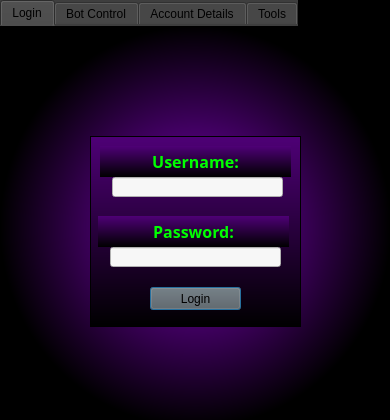
<?xml version="1.0" encoding="UTF-8"?>
<ui version="4.0">
 <author>r0ot_</author>
 <class>Dialog</class>
 <widget class="QDialog" name="Dialog">
  <property name="geometry">
   <rect>
    <x>0</x>
    <y>0</y>
    <width>390</width>
    <height>420</height>
   </rect>
  </property>
  <property name="minimumSize">
   <size>
    <width>382</width>
    <height>372</height>
   </size>
  </property>
  <property name="maximumSize">
   <size>
    <width>390</width>
    <height>420</height>
   </size>
  </property>
  <property name="windowTitle">
   <string>Arx Control Center</string>
  </property>
  <property name="styleSheet">
   <string notr="true">background-color: rgb(0, 0, 0);</string>
  </property>
  <widget class="QTabWidget" name="tabWidget">
   <property name="enabled">
    <bool>true</bool>
   </property>
   <property name="geometry">
    <rect>
     <x>0</x>
     <y>0</y>
     <width>391</width>
     <height>421</height>
    </rect>
   </property>
   <property name="styleSheet">
    <string notr="true">color: rgb(0, 0, 0);
background-color: rgb(62, 62, 62);
border-bottom-color: rgb(0, 0, 0);</string>
   </property>
   <property name="currentIndex">
    <number>0</number>
   </property>
   <widget class="QWidget" name="tab_3">
    <attribute name="title">
     <string>Login</string>
    </attribute>
    <widget class="QFrame" name="frame_4">
     <property name="geometry">
      <rect>
       <x>0</x>
       <y>0</y>
       <width>391</width>
       <height>401</height>
      </rect>
     </property>
     <property name="styleSheet">
      <string notr="true">background-color: qradialgradient(spread:pad, cx:0.5, cy:0.5, radius:0.5, fx:0.5, fy:0.5, stop:0 rgba(127, 0, 191, 255), stop:1 rgba(0, 0, 0, 255));</string>
     </property>
     <property name="frameShape">
      <enum>QFrame::StyledPanel</enum>
     </property>
     <property name="frameShadow">
      <enum>QFrame::Raised</enum>
     </property>
     <widget class="QFrame" name="frame_5">
      <property name="geometry">
       <rect>
        <x>90</x>
        <y>110</y>
        <width>211</width>
        <height>191</height>
       </rect>
      </property>
      <property name="styleSheet">
       <string notr="true">background-color: qlineargradient(spread:reflect, x1:1, y1:0, x2:1, y2:1, stop:0 rgba(78, 0, 118, 255), stop:1 rgba(0, 0, 0, 255));</string>
      </property>
      <property name="frameShape">
       <enum>QFrame::StyledPanel</enum>
      </property>
      <property name="frameShadow">
       <enum>QFrame::Raised</enum>
      </property>
      <widget class="QLabel" name="label_3">
       <property name="geometry">
        <rect>
         <x>10</x>
         <y>10</y>
         <width>191</width>
         <height>31</height>
        </rect>
       </property>
       <property name="font">
        <font>
         <family>Moire</family>
         <pointsize>12</pointsize>
         <weight>75</weight>
         <bold>true</bold>
        </font>
       </property>
       <property name="styleSheet">
        <string notr="true">color: rgb(0, 255, 0);</string>
       </property>
       <property name="text">
        <string>Username:</string>
       </property>
       <property name="alignment">
        <set>Qt::AlignCenter</set>
       </property>
      </widget>
      <widget class="QLineEdit" name="pwBox">
       <property name="geometry">
        <rect>
         <x>20</x>
         <y>111</y>
         <width>171</width>
         <height>20</height>
        </rect>
       </property>
       <property name="styleSheet">
        <string notr="true">background-color: rgb(247, 247, 247);</string>
       </property>
      </widget>
      <widget class="QPushButton" name="loginButton">
       <property name="geometry">
        <rect>
         <x>60</x>
         <y>151</y>
         <width>91</width>
         <height>23</height>
        </rect>
       </property>
       <property name="styleSheet">
        <string notr="true">background-color: rgb(93, 93, 93);</string>
       </property>
       <property name="text">
        <string>Login</string>
       </property>
      </widget>
      <widget class="QLineEdit" name="userBox">
       <property name="geometry">
        <rect>
         <x>22</x>
         <y>41</y>
         <width>171</width>
         <height>20</height>
        </rect>
       </property>
       <property name="styleSheet">
        <string notr="true">background-color: rgb(247, 247, 247);</string>
       </property>
      </widget>
      <widget class="QLabel" name="label_4">
       <property name="geometry">
        <rect>
         <x>8</x>
         <y>80</y>
         <width>191</width>
         <height>31</height>
        </rect>
       </property>
       <property name="font">
        <font>
         <family>Moire</family>
         <pointsize>12</pointsize>
         <weight>75</weight>
         <bold>true</bold>
        </font>
       </property>
       <property name="styleSheet">
        <string notr="true">color: rgb(0, 255, 0);</string>
       </property>
       <property name="text">
        <string>Password:</string>
       </property>
       <property name="alignment">
        <set>Qt::AlignCenter</set>
       </property>
      </widget>
     </widget>
    </widget>
   </widget>
   <widget class="QWidget" name="tab">
    <attribute name="title">
     <string>Bot Control</string>
    </attribute>
    <widget class="QWidget" name="widget" native="true">
     <property name="geometry">
      <rect>
       <x>0</x>
       <y>0</y>
       <width>391</width>
       <height>401</height>
      </rect>
     </property>
     <property name="styleSheet">
      <string notr="true">background-color: qlineargradient(spread:pad, x1:0, y1:0, x2:1, y2:1, stop:0 rgba(0, 0, 0, 255), stop:0.166 rgba(70, 70, 70, 255), stop:0.333 rgba(0, 0, 0, 255), stop:0.488636 rgba(70, 70, 70, 255), stop:0.666 rgba(0, 0, 0, 255), stop:0.833 rgba(70, 70, 70, 255), stop:1 rgba(0, 0, 0, 255));</string>
     </property>
     <widget class="QPushButton" name="exitButton_2">
      <property name="geometry">
       <rect>
        <x>310</x>
        <y>340</y>
        <width>51</width>
        <height>23</height>
       </rect>
      </property>
      <property name="styleSheet">
       <string notr="true">background-color: rgb(93, 93, 93);</string>
      </property>
      <property name="text">
       <string>Go</string>
      </property>
     </widget>
     <widget class="QLabel" name="label">
      <property name="geometry">
       <rect>
        <x>40</x>
        <y>10</y>
        <width>311</width>
        <height>21</height>
       </rect>
      </property>
      <property name="font">
       <font>
        <family>Century Gothic</family>
        <pointsize>14</pointsize>
        <weight>75</weight>
        <bold>true</bold>
       </font>
      </property>
      <property name="styleSheet">
       <string notr="true">color: rgb(0, 255, 0);
background-color: rgba(255, 255, 255, 0);</string>
      </property>
      <property name="midLineWidth">
       <number>-1</number>
      </property>
      <property name="text">
       <string>ArXBot Control Center</string>
      </property>
      <property name="alignment">
       <set>Qt::AlignCenter</set>
      </property>
     </widget>
     <widget class="QComboBox" name="comboBox">
      <property name="geometry">
       <rect>
        <x>220</x>
        <y>340</y>
        <width>81</width>
        <height>22</height>
       </rect>
      </property>
      <property name="focusPolicy">
       <enum>Qt::WheelFocus</enum>
      </property>
      <property name="acceptDrops">
       <bool>false</bool>
      </property>
      <property name="autoFillBackground">
       <bool>false</bool>
      </property>
      <property name="styleSheet">
       <string notr="true">color: rgb(0, 255, 0);
background-color: a(0);</string>
      </property>
      <item>
       <property name="text">
        <string>(Tasks)</string>
       </property>
      </item>
      <item>
       <property name="text">
        <string>Update List</string>
       </property>
      </item>
      <item>
       <property name="text">
        <string>DDOS</string>
       </property>
      </item>
      <item>
       <property name="text">
        <string>SynFlood</string>
       </property>
      </item>
      <item>
       <property name="text">
        <string>SlowLoris</string>
       </property>
      </item>
      <item>
       <property name="text">
        <string>Stop</string>
       </property>
      </item>
      <item>
       <property name="text">
        <string>Get</string>
       </property>
      </item>
      <item>
       <property name="text">
        <string>Update Bot</string>
       </property>
      </item>
      <item>
       <property name="text">
        <string>Run</string>
       </property>
      </item>
      <item>
       <property name="text">
        <string>Vaccinate</string>
       </property>
      </item>
     </widget>
     <widget class="QLineEdit" name="lineEdit">
      <property name="geometry">
       <rect>
        <x>20</x>
        <y>50</y>
        <width>351</width>
        <height>20</height>
       </rect>
      </property>
      <property name="font">
       <font>
        <pointsize>10</pointsize>
        <weight>75</weight>
        <bold>true</bold>
       </font>
      </property>
      <property name="styleSheet">
       <string notr="true">color: rgb(0, 255, 0);
background-color: rgb(70, 70, 70);</string>
      </property>
      <property name="text">
       <string>                Bots                                      Task</string>
      </property>
      <property name="readOnly">
       <bool>true</bool>
      </property>
     </widget>
     <widget class="Line" name="line">
      <property name="geometry">
       <rect>
        <x>180</x>
        <y>80</y>
        <width>21</width>
        <height>221</height>
       </rect>
      </property>
      <property name="autoFillBackground">
       <bool>false</bool>
      </property>
      <property name="styleSheet">
       <string notr="true">background-color: rgba(255, 255, 255, 0);
gridline-color: rgb(0, 255, 0);
border-color: rgb(0, 255, 0);
color: rgb(0, 255, 0);</string>
      </property>
      <property name="frameShadow">
       <enum>QFrame::Sunken</enum>
      </property>
      <property name="orientation">
       <enum>Qt::Vertical</enum>
      </property>
     </widget>
     <widget class="QLabel" name="output">
      <property name="geometry">
       <rect>
        <x>20</x>
        <y>370</y>
        <width>341</width>
        <height>16</height>
       </rect>
      </property>
      <property name="font">
       <font>
        <family>Consolas</family>
        <pointsize>12</pointsize>
        <weight>75</weight>
        <bold>true</bold>
       </font>
      </property>
      <property name="styleSheet">
       <string notr="true">color: rgb(0, 255, 0);
background-color: rgba(255, 255, 255, 0);</string>
      </property>
      <property name="text">
       <string> </string>
      </property>
     </widget>
     <widget class="QLabel" name="label_2">
      <property name="geometry">
       <rect>
        <x>30</x>
        <y>320</y>
        <width>71</width>
        <height>16</height>
       </rect>
      </property>
      <property name="styleSheet">
       <string notr="true">color: rgb(0, 255, 0);
background-color: rgba(255, 255, 255, 0);</string>
      </property>
      <property name="text">
       <string>Arguments:</string>
      </property>
     </widget>
     <widget class="QListWidget" name="list">
      <property name="geometry">
       <rect>
        <x>20</x>
        <y>70</y>
        <width>351</width>
        <height>241</height>
       </rect>
      </property>
      <property name="styleSheet">
       <string notr="true">background-color: qradialgradient(spread:pad, cx:0.5, cy:0.5, radius:0.5, fx:0.5, fy:0.5, stop:0 rgba(70, 70, 70, 255), stop:1 rgba(0, 0, 0, 255));
color: rgb(0, 255, 0);</string>
      </property>
     </widget>
     <widget class="QLineEdit" name="argsBox">
      <property name="geometry">
       <rect>
        <x>20</x>
        <y>340</y>
        <width>191</width>
        <height>21</height>
       </rect>
      </property>
      <property name="styleSheet">
       <string notr="true">background-color: rgb(222, 222, 222);</string>
      </property>
      <property name="text">
       <string/>
      </property>
     </widget>
     <widget class="Line" name="line_2">
      <property name="geometry">
       <rect>
        <x>180</x>
        <y>50</y>
        <width>20</width>
        <height>16</height>
       </rect>
      </property>
      <property name="autoFillBackground">
       <bool>false</bool>
      </property>
      <property name="styleSheet">
       <string notr="true">background-color: rgba(255, 255, 255, 0);
gridline-color: rgb(0, 255, 0);
border-color: rgb(0, 255, 0);
color: rgb(0, 255, 0);</string>
      </property>
      <property name="frameShadow">
       <enum>QFrame::Sunken</enum>
      </property>
      <property name="orientation">
       <enum>Qt::Vertical</enum>
      </property>
     </widget>
     <zorder>exitButton_2</zorder>
     <zorder>label</zorder>
     <zorder>comboBox</zorder>
     <zorder>lineEdit</zorder>
     <zorder>output</zorder>
     <zorder>label_2</zorder>
     <zorder>list</zorder>
     <zorder>argsBox</zorder>
     <zorder>line_2</zorder>
     <zorder>line</zorder>
    </widget>
   </widget>
   <widget class="QWidget" name="tab_2">
    <attribute name="title">
     <string>Account Details</string>
    </attribute>
    <widget class="QWidget" name="widget_2" native="true">
     <property name="geometry">
      <rect>
       <x>0</x>
       <y>0</y>
       <width>391</width>
       <height>401</height>
      </rect>
     </property>
     <property name="styleSheet">
      <string notr="true">background-color: qlineargradient(spread:pad, x1:0, y1:0, x2:1, y2:1, stop:0 rgba(0, 0, 0, 255), stop:0.166 rgba(70, 70, 70, 255), stop:0.333 rgba(0, 0, 0, 255), stop:0.488636 rgba(70, 70, 70, 255), stop:0.666 rgba(0, 0, 0, 255), stop:0.833 rgba(70, 70, 70, 255), stop:1 rgba(0, 0, 0, 255));</string>
     </property>
     <widget class="QLabel" name="detailsOutput">
      <property name="geometry">
       <rect>
        <x>30</x>
        <y>220</y>
        <width>341</width>
        <height>16</height>
       </rect>
      </property>
      <property name="font">
       <font>
        <family>Consolas</family>
        <pointsize>12</pointsize>
        <weight>75</weight>
        <bold>true</bold>
       </font>
      </property>
      <property name="styleSheet">
       <string notr="true">background-color: rgba(255, 255, 255, 0);
color: rgb(0, 255, 0);</string>
      </property>
      <property name="text">
       <string> </string>
      </property>
     </widget>
     <widget class="QFrame" name="frame">
      <property name="enabled">
       <bool>false</bool>
      </property>
      <property name="geometry">
       <rect>
        <x>20</x>
        <y>20</y>
        <width>171</width>
        <height>191</height>
       </rect>
      </property>
      <property name="styleSheet">
       <string notr="true">background-color: qradialgradient(spread:pad, cx:0.5, cy:0.5, radius:0.5, fx:0.5, fy:0.5, stop:0 rgba(70, 70, 70, 255), stop:1 rgba(0, 0, 0, 255));</string>
      </property>
      <property name="frameShape">
       <enum>QFrame::WinPanel</enum>
      </property>
      <property name="frameShadow">
       <enum>QFrame::Sunken</enum>
      </property>
      <widget class="QLabel" name="label_5">
       <property name="geometry">
        <rect>
         <x>70</x>
         <y>60</y>
         <width>71</width>
         <height>21</height>
        </rect>
       </property>
       <property name="font">
        <font>
         <family>Century Gothic</family>
         <pointsize>14</pointsize>
         <weight>75</weight>
         <bold>true</bold>
        </font>
       </property>
       <property name="styleSheet">
        <string notr="true">background-color: rgba(255, 255, 255, 0);
color: rgb(0, 255, 0);</string>
       </property>
       <property name="text">
        <string>THIS</string>
       </property>
      </widget>
      <widget class="QLabel" name="label_6">
       <property name="geometry">
        <rect>
         <x>50</x>
         <y>120</y>
         <width>81</width>
         <height>21</height>
        </rect>
       </property>
       <property name="font">
        <font>
         <family>Century Gothic</family>
         <pointsize>14</pointsize>
         <weight>75</weight>
         <bold>true</bold>
        </font>
       </property>
       <property name="styleSheet">
        <string notr="true">background-color: rgba(255, 255, 255, 0);
color: rgb(0, 255, 0);</string>
       </property>
       <property name="text">
        <string>FEATURE</string>
       </property>
      </widget>
     </widget>
     <widget class="QFrame" name="frame_3">
      <property name="enabled">
       <bool>false</bool>
      </property>
      <property name="geometry">
       <rect>
        <x>20</x>
        <y>240</y>
        <width>341</width>
        <height>131</height>
       </rect>
      </property>
      <property name="styleSheet">
       <string notr="true">background-color: qradialgradient(spread:pad, cx:0.5, cy:0.5, radius:0.5, fx:0.5, fy:0.5, stop:0 rgba(70, 70, 70, 255), stop:1 rgba(0, 0, 0, 255));</string>
      </property>
      <property name="frameShape">
       <enum>QFrame::WinPanel</enum>
      </property>
      <property name="frameShadow">
       <enum>QFrame::Sunken</enum>
      </property>
      <widget class="QLabel" name="label_7">
       <property name="geometry">
        <rect>
         <x>100</x>
         <y>50</y>
         <width>151</width>
         <height>21</height>
        </rect>
       </property>
       <property name="font">
        <font>
         <family>Century Gothic</family>
         <pointsize>14</pointsize>
         <weight>75</weight>
         <bold>true</bold>
        </font>
       </property>
       <property name="styleSheet">
        <string notr="true">background-color: rgba(255, 255, 255, 0);
color: rgb(0, 255, 0);</string>
       </property>
       <property name="text">
        <string>COMING SOON</string>
       </property>
      </widget>
     </widget>
     <widget class="QFrame" name="frame_2">
      <property name="enabled">
       <bool>true</bool>
      </property>
      <property name="geometry">
       <rect>
        <x>200</x>
        <y>20</y>
        <width>161</width>
        <height>191</height>
       </rect>
      </property>
      <property name="styleSheet">
       <string notr="true">background-color: qradialgradient(spread:pad, cx:0.5, cy:0.5, radius:0.5, fx:0.5, fy:0.5, stop:0 rgba(70, 70, 70, 255), stop:1 rgba(0, 0, 0, 255));</string>
      </property>
      <property name="frameShape">
       <enum>QFrame::WinPanel</enum>
      </property>
      <property name="frameShadow">
       <enum>QFrame::Sunken</enum>
      </property>
      <widget class="QLabel" name="output_5">
       <property name="geometry">
        <rect>
         <x>10</x>
         <y>50</y>
         <width>41</width>
         <height>16</height>
        </rect>
       </property>
       <property name="font">
        <font>
         <family>Consolas</family>
         <pointsize>12</pointsize>
         <weight>75</weight>
         <bold>true</bold>
        </font>
       </property>
       <property name="styleSheet">
        <string notr="true">color: rgb(0, 255, 0);
background-color: rgba(255, 255, 255, 0);</string>
       </property>
       <property name="text">
        <string>OLD:</string>
       </property>
      </widget>
      <widget class="QLineEdit" name="oldPW">
       <property name="geometry">
        <rect>
         <x>50</x>
         <y>50</y>
         <width>101</width>
         <height>20</height>
        </rect>
       </property>
       <property name="styleSheet">
        <string notr="true">background-color: rgb(221, 221, 221);</string>
       </property>
      </widget>
      <widget class="QLabel" name="output_6">
       <property name="geometry">
        <rect>
         <x>10</x>
         <y>10</y>
         <width>141</width>
         <height>16</height>
        </rect>
       </property>
       <property name="font">
        <font>
         <family>Consolas</family>
         <pointsize>11</pointsize>
         <weight>75</weight>
         <bold>true</bold>
         <underline>true</underline>
        </font>
       </property>
       <property name="styleSheet">
        <string notr="true">color: rgb(0, 255, 0);
background-color: rgba(255, 255, 255, 0);</string>
       </property>
       <property name="text">
        <string>PASSWORD CHANGER</string>
       </property>
       <property name="alignment">
        <set>Qt::AlignCenter</set>
       </property>
      </widget>
      <widget class="QLineEdit" name="newPW">
       <property name="geometry">
        <rect>
         <x>50</x>
         <y>80</y>
         <width>101</width>
         <height>20</height>
        </rect>
       </property>
       <property name="styleSheet">
        <string notr="true">background-color: rgb(221, 221, 221);</string>
       </property>
      </widget>
      <widget class="QLabel" name="output_7">
       <property name="geometry">
        <rect>
         <x>10</x>
         <y>80</y>
         <width>41</width>
         <height>16</height>
        </rect>
       </property>
       <property name="font">
        <font>
         <family>Consolas</family>
         <pointsize>12</pointsize>
         <weight>75</weight>
         <bold>true</bold>
        </font>
       </property>
       <property name="styleSheet">
        <string notr="true">color: rgb(0, 255, 0);
background-color: rgba(255, 255, 255, 0);</string>
       </property>
       <property name="text">
        <string>NEW:</string>
       </property>
      </widget>
      <widget class="QLineEdit" name="confirmNewPW">
       <property name="geometry">
        <rect>
         <x>50</x>
         <y>110</y>
         <width>101</width>
         <height>20</height>
        </rect>
       </property>
       <property name="styleSheet">
        <string notr="true">background-color: rgb(221, 221, 221);</string>
       </property>
      </widget>
      <widget class="QLabel" name="output_8">
       <property name="geometry">
        <rect>
         <x>10</x>
         <y>110</y>
         <width>41</width>
         <height>16</height>
        </rect>
       </property>
       <property name="font">
        <font>
         <family>Consolas</family>
         <pointsize>12</pointsize>
         <weight>75</weight>
         <bold>true</bold>
        </font>
       </property>
       <property name="styleSheet">
        <string notr="true">color: rgb(0, 255, 0);
background-color: rgba(255, 255, 255, 0);</string>
       </property>
       <property name="text">
        <string>NEW:</string>
       </property>
      </widget>
      <widget class="QPushButton" name="pushButton">
       <property name="geometry">
        <rect>
         <x>40</x>
         <y>150</y>
         <width>75</width>
         <height>23</height>
        </rect>
       </property>
       <property name="font">
        <font>
         <weight>75</weight>
         <bold>true</bold>
        </font>
       </property>
       <property name="styleSheet">
        <string notr="true">background-color: rgb(0, 0, 0);
color: rgb(0, 255, 0);</string>
       </property>
       <property name="text">
        <string>Change</string>
       </property>
      </widget>
     </widget>
    </widget>
   </widget>
   <widget class="QWidget" name="tab_4">
    <attribute name="title">
     <string>Tools</string>
    </attribute>
    <widget class="QWidget" name="widget_3" native="true">
     <property name="geometry">
      <rect>
       <x>0</x>
       <y>0</y>
       <width>391</width>
       <height>401</height>
      </rect>
     </property>
     <property name="styleSheet">
      <string notr="true">background-color: qlineargradient(spread:pad, x1:0, y1:0, x2:1, y2:1, stop:0 rgba(0, 0, 0, 255), stop:0.166 rgba(70, 70, 70, 255), stop:0.333 rgba(0, 0, 0, 255), stop:0.488636 rgba(70, 70, 70, 255), stop:0.666 rgba(0, 0, 0, 255), stop:0.833 rgba(70, 70, 70, 255), stop:1 rgba(0, 0, 0, 255));</string>
     </property>
     <widget class="QGroupBox" name="groupBox_2">
      <property name="geometry">
       <rect>
        <x>10</x>
        <y>140</y>
        <width>371</width>
        <height>111</height>
       </rect>
      </property>
      <property name="font">
       <font>
        <family>Consolas</family>
        <pointsize>10</pointsize>
       </font>
      </property>
      <property name="styleSheet">
       <string notr="true">background-color: rgba(255, 255, 255, 0);
color: rgb(0, 255, 0);</string>
      </property>
      <property name="title">
       <string>URL Checker</string>
      </property>
      <widget class="QLabel" name="output_4">
       <property name="geometry">
        <rect>
         <x>20</x>
         <y>20</y>
         <width>41</width>
         <height>16</height>
        </rect>
       </property>
       <property name="font">
        <font>
         <family>Consolas</family>
         <pointsize>12</pointsize>
         <weight>75</weight>
         <bold>true</bold>
        </font>
       </property>
       <property name="styleSheet">
        <string notr="true">color: rgb(0, 255, 0);</string>
       </property>
       <property name="text">
        <string>URL:</string>
       </property>
      </widget>
      <widget class="QLineEdit" name="URLBox">
       <property name="geometry">
        <rect>
         <x>142</x>
         <y>20</y>
         <width>191</width>
         <height>20</height>
        </rect>
       </property>
       <property name="styleSheet">
        <string notr="true">background-color: rgb(222, 222, 222);
color: rgb(0, 0, 0);</string>
       </property>
      </widget>
      <widget class="QPushButton" name="checkButton">
       <property name="geometry">
        <rect>
         <x>250</x>
         <y>50</y>
         <width>81</width>
         <height>23</height>
        </rect>
       </property>
       <property name="styleSheet">
        <string notr="true">background-color: rgb(0, 0, 0);
color: rgb(0, 255, 0);</string>
       </property>
       <property name="text">
        <string>Check</string>
       </property>
      </widget>
      <widget class="QLabel" name="outputURLChecker">
       <property name="geometry">
        <rect>
         <x>10</x>
         <y>80</y>
         <width>321</width>
         <height>16</height>
        </rect>
       </property>
       <property name="font">
        <font>
         <family>Consolas</family>
         <pointsize>11</pointsize>
         <italic>true</italic>
        </font>
       </property>
       <property name="styleSheet">
        <string notr="true">color: rgb(0, 255, 0);</string>
       </property>
       <property name="text">
        <string>Waiting for URL to check.</string>
       </property>
       <property name="alignment">
        <set>Qt::AlignCenter</set>
       </property>
      </widget>
     </widget>
     <widget class="QGroupBox" name="groupBox">
      <property name="geometry">
       <rect>
        <x>10</x>
        <y>10</y>
        <width>371</width>
        <height>121</height>
       </rect>
      </property>
      <property name="font">
       <font>
        <family>Consolas</family>
        <pointsize>10</pointsize>
       </font>
      </property>
      <property name="styleSheet">
       <string notr="true">background-color: rgba(255, 255, 255, 0);
color: rgb(0, 255, 0);</string>
      </property>
      <property name="title">
       <string>Bot Builder</string>
      </property>
      <widget class="QLabel" name="output_2">
       <property name="geometry">
        <rect>
         <x>20</x>
         <y>20</y>
         <width>41</width>
         <height>16</height>
        </rect>
       </property>
       <property name="font">
        <font>
         <family>Consolas</family>
         <pointsize>12</pointsize>
         <weight>75</weight>
         <bold>true</bold>
        </font>
       </property>
       <property name="styleSheet">
        <string notr="true">color: rgb(0, 255, 0);</string>
       </property>
       <property name="text">
        <string>IP:</string>
       </property>
      </widget>
      <widget class="QLabel" name="output_3">
       <property name="geometry">
        <rect>
         <x>20</x>
         <y>50</y>
         <width>61</width>
         <height>16</height>
        </rect>
       </property>
       <property name="font">
        <font>
         <family>Consolas</family>
         <pointsize>12</pointsize>
         <weight>75</weight>
         <bold>true</bold>
        </font>
       </property>
       <property name="styleSheet">
        <string notr="true">color: rgb(0, 255, 0);</string>
       </property>
       <property name="text">
        <string>Mutex:</string>
       </property>
      </widget>
      <widget class="QLineEdit" name="ipBox">
       <property name="geometry">
        <rect>
         <x>140</x>
         <y>20</y>
         <width>191</width>
         <height>20</height>
        </rect>
       </property>
       <property name="styleSheet">
        <string notr="true">background-color: rgb(222, 222, 222);
color: rgb(0, 0, 0);</string>
       </property>
      </widget>
      <widget class="QLineEdit" name="mutexBox">
       <property name="geometry">
        <rect>
         <x>140</x>
         <y>50</y>
         <width>191</width>
         <height>20</height>
        </rect>
       </property>
       <property name="styleSheet">
        <string notr="true">background-color: rgb(222, 222, 222);
color: rgb(0, 0, 0);</string>
       </property>
       <property name="readOnly">
        <bool>true</bool>
       </property>
      </widget>
      <widget class="QPushButton" name="ranMutexButton">
       <property name="geometry">
        <rect>
         <x>140</x>
         <y>80</y>
         <width>91</width>
         <height>23</height>
        </rect>
       </property>
       <property name="styleSheet">
        <string notr="true">background-color: rgb(0, 0, 0);
color: rgb(0, 255, 0);</string>
       </property>
       <property name="text">
        <string>Random Mutex</string>
       </property>
      </widget>
      <widget class="QPushButton" name="buildButton">
       <property name="geometry">
        <rect>
         <x>250</x>
         <y>80</y>
         <width>81</width>
         <height>23</height>
        </rect>
       </property>
       <property name="styleSheet">
        <string notr="true">background-color: rgb(0, 0, 0);
color: rgb(0, 255, 0);</string>
       </property>
       <property name="text">
        <string>Build</string>
       </property>
      </widget>
     </widget>
    </widget>
   </widget>
  </widget>
 </widget>
 <tabstops>
  <tabstop>userBox</tabstop>
  <tabstop>pwBox</tabstop>
  <tabstop>loginButton</tabstop>
  <tabstop>tabWidget</tabstop>
  <tabstop>list</tabstop>
  <tabstop>argsBox</tabstop>
 </tabstops>
 <resources/>
 <connections>
  <connection>
   <sender>loginButton</sender>
   <signal>clicked()</signal>
   <receiver>Dialog</receiver>
   <slot>sLogin()</slot>
   <hints>
    <hint type="sourcelabel">
     <x>196</x>
     <y>292</y>
    </hint>
    <hint type="destinationlabel">
     <x>50</x>
     <y>416</y>
    </hint>
   </hints>
  </connection>
  <connection>
   <sender>pwBox</sender>
   <signal>returnPressed()</signal>
   <receiver>loginButton</receiver>
   <slot>click()</slot>
   <hints>
    <hint type="sourcelabel">
     <x>249</x>
     <y>256</y>
    </hint>
    <hint type="destinationlabel">
     <x>224</x>
     <y>293</y>
    </hint>
   </hints>
  </connection>
  <connection>
   <sender>pwBox</sender>
   <signal>returnPressed()</signal>
   <receiver>loginButton</receiver>
   <slot>animateClick()</slot>
   <hints>
    <hint type="sourcelabel">
     <x>143</x>
     <y>257</y>
    </hint>
    <hint type="destinationlabel">
     <x>160</x>
     <y>290</y>
    </hint>
   </hints>
  </connection>
  <connection>
   <sender>exitButton_2</sender>
   <signal>clicked()</signal>
   <receiver>Dialog</receiver>
   <slot>sGo()</slot>
   <hints>
    <hint type="sourcelabel">
     <x>350</x>
     <y>367</y>
    </hint>
    <hint type="destinationlabel">
     <x>386</x>
     <y>416</y>
    </hint>
   </hints>
  </connection>
  <connection>
   <sender>buildButton</sender>
   <signal>clicked()</signal>
   <receiver>Dialog</receiver>
   <slot>sBuild()</slot>
   <hints>
    <hint type="sourcelabel">
     <x>316</x>
     <y>133</y>
    </hint>
    <hint type="destinationlabel">
     <x>386</x>
     <y>102</y>
    </hint>
   </hints>
  </connection>
  <connection>
   <sender>ranMutexButton</sender>
   <signal>clicked()</signal>
   <receiver>Dialog</receiver>
   <slot>sRanMutex()</slot>
   <hints>
    <hint type="sourcelabel">
     <x>210</x>
     <y>133</y>
    </hint>
    <hint type="destinationlabel">
     <x>385</x>
     <y>170</y>
    </hint>
   </hints>
  </connection>
  <connection>
   <sender>checkButton</sender>
   <signal>clicked()</signal>
   <receiver>Dialog</receiver>
   <slot>sCheckURL()</slot>
   <hints>
    <hint type="sourcelabel">
     <x>310</x>
     <y>233</y>
    </hint>
    <hint type="destinationlabel">
     <x>387</x>
     <y>235</y>
    </hint>
   </hints>
  </connection>
  <connection>
   <sender>argsBox</sender>
   <signal>returnPressed()</signal>
   <receiver>exitButton_2</receiver>
   <slot>click()</slot>
   <hints>
    <hint type="sourcelabel">
     <x>186</x>
     <y>366</y>
    </hint>
    <hint type="destinationlabel">
     <x>330</x>
     <y>362</y>
    </hint>
   </hints>
  </connection>
  <connection>
   <sender>pushButton</sender>
   <signal>clicked()</signal>
   <receiver>Dialog</receiver>
   <slot>sNewPW()</slot>
   <hints>
    <hint type="sourcelabel">
     <x>280</x>
     <y>202</y>
    </hint>
    <hint type="destinationlabel">
     <x>385</x>
     <y>12</y>
    </hint>
   </hints>
  </connection>
  <connection>
   <sender>confirmNewPW</sender>
   <signal>returnPressed()</signal>
   <receiver>pushButton</receiver>
   <slot>click()</slot>
   <hints>
    <hint type="sourcelabel">
     <x>325</x>
     <y>163</y>
    </hint>
    <hint type="destinationlabel">
     <x>308</x>
     <y>198</y>
    </hint>
   </hints>
  </connection>
  <connection>
   <sender>pwBox</sender>
   <signal>textChanged(QString)</signal>
   <receiver>Dialog</receiver>
   <slot>sHidePW1()</slot>
   <hints>
    <hint type="sourcelabel">
     <x>121</x>
     <y>250</y>
    </hint>
    <hint type="destinationlabel">
     <x>5</x>
     <y>198</y>
    </hint>
   </hints>
  </connection>
  <connection>
   <sender>URLBox</sender>
   <signal>returnPressed()</signal>
   <receiver>checkButton</receiver>
   <slot>click()</slot>
   <hints>
    <hint type="sourcelabel">
     <x>216</x>
     <y>192</y>
    </hint>
    <hint type="destinationlabel">
     <x>271</x>
     <y>219</y>
    </hint>
   </hints>
  </connection>
 </connections>
 <slots>
  <slot>sDDOS()</slot>
  <slot>sSYNFLOOD()</slot>
  <slot>sGET()</slot>
  <slot>sListUpdate()</slot>
  <slot>sBotUpdate()</slot>
  <slot>sRun()</slot>
  <slot>sVaccinate()</slot>
  <slot>sInfo()</slot>
  <slot>sLogin()</slot>
  <slot>sClose()</slot>
  <slot>sGo()</slot>
  <slot>sBuild()</slot>
  <slot>sRanMutex()</slot>
  <slot>sCheckURL()</slot>
  <slot>sNewPW()</slot>
  <slot>sHidePW1()</slot>
 </slots>
</ui>
